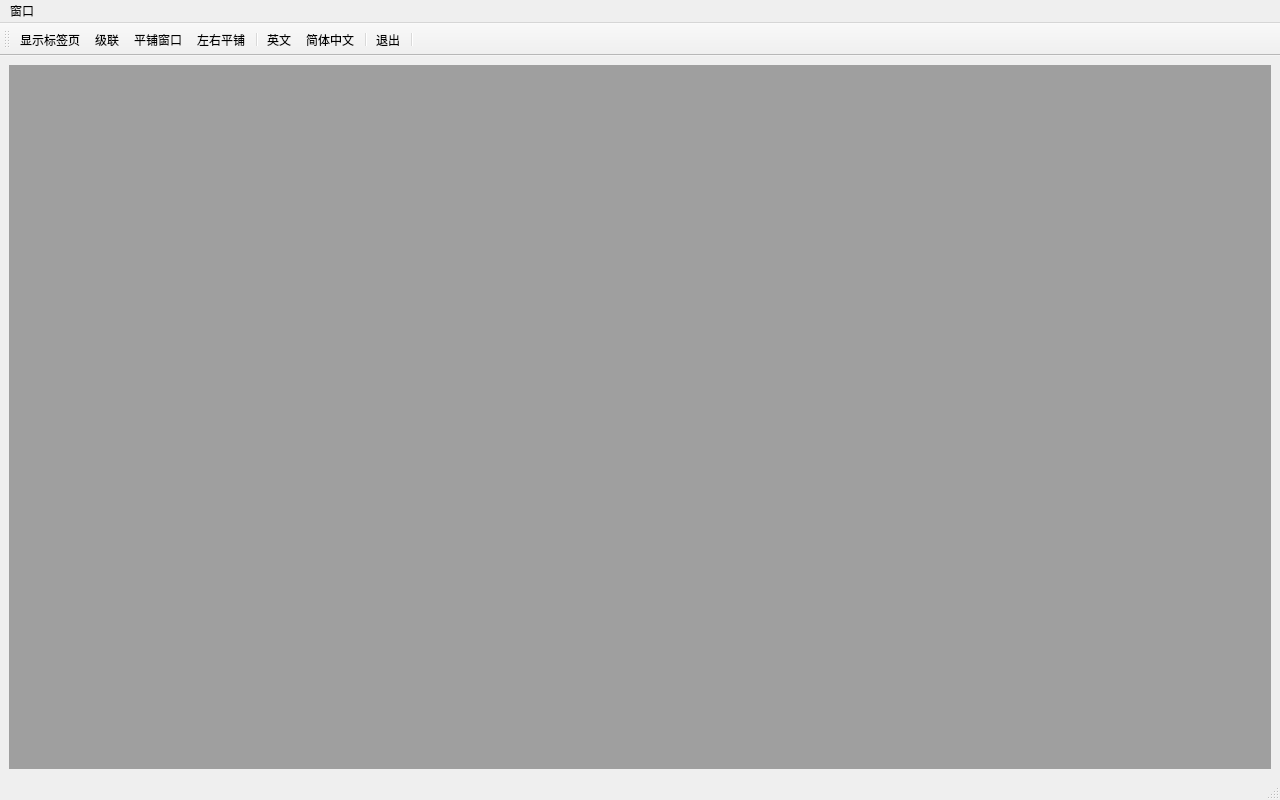
<?xml version="1.0" encoding="UTF-8"?>
<ui version="4.0">
 <class>MainWindow</class>
 <widget class="QMainWindow" name="MainWindow">
  <property name="geometry">
   <rect>
    <x>0</x>
    <y>0</y>
    <width>1280</width>
    <height>800</height>
   </rect>
  </property>
  <property name="windowTitle">
   <string>MoreDirs</string>
  </property>
  <widget class="QWidget" name="centralwidget">
   <layout class="QVBoxLayout" name="verticalLayout">
    <item>
     <widget class="QMdiArea" name="mdiArea"/>
    </item>
   </layout>
  </widget>
  <widget class="QMenuBar" name="menubar">
   <property name="geometry">
    <rect>
     <x>0</x>
     <y>0</y>
     <width>1280</width>
     <height>24</height>
    </rect>
   </property>
   <widget class="QMenu" name="menuWindow">
    <property name="title">
     <string>窗口</string>
    </property>
    <addaction name="actionSwitchTab"/>
    <addaction name="actionCascade"/>
    <addaction name="actionTileWindow"/>
    <addaction name="actionTile2Window"/>
   </widget>
   <addaction name="menuWindow"/>
  </widget>
  <widget class="QStatusBar" name="statusbar"/>
  <widget class="QToolBar" name="toolBar">
   <property name="windowTitle">
    <string>toolBar</string>
   </property>
   <property name="iconSize">
    <size>
     <width>24</width>
     <height>24</height>
    </size>
   </property>
   <attribute name="toolBarArea">
    <enum>TopToolBarArea</enum>
   </attribute>
   <attribute name="toolBarBreak">
    <bool>false</bool>
   </attribute>
   <addaction name="actionSwitchTab"/>
   <addaction name="actionCascade"/>
   <addaction name="actionTileWindow"/>
   <addaction name="actionTile2Window"/>
   <addaction name="separator"/>
   <addaction name="actionTranslateEng"/>
   <addaction name="actionTranslateSimpleCn"/>
   <addaction name="separator"/>
   <addaction name="actionExit"/>
   <addaction name="separator"/>
  </widget>
  <action name="actionCloseTab">
   <property name="text">
    <string>关闭标签页</string>
   </property>
   <property name="toolTip">
    <string>关闭标签页</string>
   </property>
   <property name="menuRole">
    <enum>QAction::NoRole</enum>
   </property>
  </action>
  <action name="actionCloseOtherTab">
   <property name="text">
    <string>关闭其他标签页</string>
   </property>
   <property name="toolTip">
    <string>关闭其他标签页</string>
   </property>
   <property name="menuRole">
    <enum>QAction::NoRole</enum>
   </property>
  </action>
  <action name="actionCloseAllTab">
   <property name="text">
    <string>关闭所有标签页</string>
   </property>
   <property name="toolTip">
    <string>关闭所有标签页</string>
   </property>
   <property name="menuRole">
    <enum>QAction::NoRole</enum>
   </property>
  </action>
  <action name="actionSwitchTab">
   <property name="checkable">
    <bool>true</bool>
   </property>
   <property name="icon">
    <iconset resource="res.qrc">
     <normaloff>:/icons/icons8-tab-24.png</normaloff>:/icons/icons8-tab-24.png</iconset>
   </property>
   <property name="text">
    <string>显示标签页</string>
   </property>
   <property name="toolTip">
    <string>显示标签页</string>
   </property>
   <property name="menuRole">
    <enum>QAction::NoRole</enum>
   </property>
  </action>
  <action name="actionCascade">
   <property name="checkable">
    <bool>true</bool>
   </property>
   <property name="icon">
    <iconset resource="res.qrc">
     <normaloff>:/new/icons/icons/400.bmp</normaloff>
     <disabledoff>:/new/icons/icons/401.bmp</disabledoff>:/new/icons/icons/400.bmp</iconset>
   </property>
   <property name="text">
    <string>级联</string>
   </property>
   <property name="toolTip">
    <string>显示级联窗口</string>
   </property>
   <property name="menuRole">
    <enum>QAction::NoRole</enum>
   </property>
  </action>
  <action name="actionTileWindow">
   <property name="checkable">
    <bool>true</bool>
   </property>
   <property name="icon">
    <iconset resource="res.qrc">
     <normaloff>:/new/icons/icons/406.bmp</normaloff>
     <disabledoff>:/new/icons/icons/407.bmp</disabledoff>:/new/icons/icons/406.bmp</iconset>
   </property>
   <property name="text">
    <string>平铺窗口</string>
   </property>
   <property name="menuRole">
    <enum>QAction::NoRole</enum>
   </property>
  </action>
  <action name="actionTile2Window">
   <property name="checkable">
    <bool>true</bool>
   </property>
   <property name="icon">
    <iconset resource="res.qrc">
     <normaloff>:/new/icons/icons/404.bmp</normaloff>
     <disabledoff>:/new/icons/icons/405.bmp</disabledoff>:/new/icons/icons/404.bmp</iconset>
   </property>
   <property name="text">
    <string>左右平铺</string>
   </property>
   <property name="toolTip">
    <string>左右平铺</string>
   </property>
   <property name="menuRole">
    <enum>QAction::NoRole</enum>
   </property>
  </action>
  <action name="actionExit">
   <property name="icon">
    <iconset resource="res.qrc">
     <normaloff>:/new/icons/icons/icons8-exit-24.png</normaloff>:/new/icons/icons/icons8-exit-24.png</iconset>
   </property>
   <property name="text">
    <string>退出</string>
   </property>
   <property name="shortcut">
    <string>Esc</string>
   </property>
   <property name="menuRole">
    <enum>QAction::NoRole</enum>
   </property>
  </action>
  <action name="actionTranslateEng">
   <property name="checkable">
    <bool>true</bool>
   </property>
   <property name="icon">
    <iconset resource="res.qrc">
     <normaloff>:/new/icons/icons/eng.jpg</normaloff>:/new/icons/icons/eng.jpg</iconset>
   </property>
   <property name="text">
    <string>英文</string>
   </property>
   <property name="menuRole">
    <enum>QAction::NoRole</enum>
   </property>
  </action>
  <action name="actionTranslateSimpleCn">
   <property name="checkable">
    <bool>true</bool>
   </property>
   <property name="icon">
    <iconset resource="res.qrc">
     <normaloff>:/new/icons/icons/CN.jpg</normaloff>:/new/icons/icons/CN.jpg</iconset>
   </property>
   <property name="text">
    <string>简体中文</string>
   </property>
   <property name="menuRole">
    <enum>QAction::NoRole</enum>
   </property>
  </action>
  <action name="actionTranslateTraditionalCn">
   <property name="checkable">
    <bool>true</bool>
   </property>
   <property name="icon">
    <iconset resource="res.qrc">
     <normaloff>:/new/icons/icons/CN2.jpg</normaloff>:/new/icons/icons/CN2.jpg</iconset>
   </property>
   <property name="text">
    <string>繁体中文</string>
   </property>
   <property name="menuRole">
    <enum>QAction::NoRole</enum>
   </property>
  </action>
 </widget>
 <resources>
  <include location="res.qrc"/>
 </resources>
 <connections>
  <connection>
   <sender>actionExit</sender>
   <signal>triggered()</signal>
   <receiver>MainWindow</receiver>
   <slot>close()</slot>
   <hints>
    <hint type="sourcelabel">
     <x>-1</x>
     <y>-1</y>
    </hint>
    <hint type="destinationlabel">
     <x>399</x>
     <y>299</y>
    </hint>
   </hints>
  </connection>
 </connections>
</ui>
